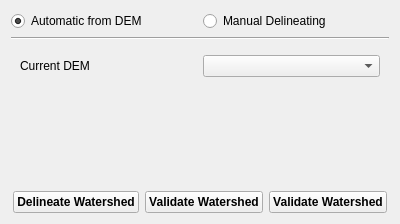
<?xml version="1.0" encoding="UTF-8"?>
<ui version="4.0">
 <class>ReosDelineatingWatershedWidget</class>
 <widget class="QWidget" name="ReosDelineatingWatershedWidget">
  <property name="geometry">
   <rect>
    <x>0</x>
    <y>0</y>
    <width>400</width>
    <height>224</height>
   </rect>
  </property>
  <property name="windowTitle">
   <string>Form</string>
  </property>
  <layout class="QVBoxLayout" name="verticalLayout">
   <item>
    <layout class="QHBoxLayout" name="horizontalLayout_2">
     <item>
      <widget class="QRadioButton" name="mRadioButtonAutomatic">
       <property name="text">
        <string>Automatic from DEM</string>
       </property>
       <property name="checked">
        <bool>true</bool>
       </property>
      </widget>
     </item>
     <item>
      <widget class="QRadioButton" name="mRadioButtonManual">
       <property name="text">
        <string>Manual Delineating</string>
       </property>
      </widget>
     </item>
    </layout>
   </item>
   <item>
    <widget class="Line" name="line">
     <property name="orientation">
      <enum>Qt::Horizontal</enum>
     </property>
    </widget>
   </item>
   <item>
    <widget class="QWidget" name="mCurrentDemWidget" native="true">
     <layout class="QHBoxLayout" name="horizontalLayout_3">
      <item>
       <widget class="QLabel" name="label">
        <property name="text">
         <string>Current DEM</string>
        </property>
       </widget>
      </item>
      <item>
       <widget class="ReosDigitalElevationModelComboBox" name="comboBoxDem"/>
      </item>
     </layout>
    </widget>
   </item>
   <item>
    <spacer name="verticalSpacer">
     <property name="orientation">
      <enum>Qt::Vertical</enum>
     </property>
     <property name="sizeHint" stdset="0">
      <size>
       <width>20</width>
       <height>40</height>
      </size>
     </property>
    </spacer>
   </item>
   <item>
    <layout class="QHBoxLayout" name="horizontalLayout">
     <item>
      <spacer name="horizontalSpacer">
       <property name="orientation">
        <enum>Qt::Horizontal</enum>
       </property>
       <property name="sizeHint" stdset="0">
        <size>
         <width>40</width>
         <height>20</height>
        </size>
       </property>
      </spacer>
     </item>
     <item>
      <widget class="QPushButton" name="mPushButtonDelineate">
       <property name="font">
        <font>
         <weight>75</weight>
         <bold>true</bold>
        </font>
       </property>
       <property name="text">
        <string>Delineate Watershed</string>
       </property>
      </widget>
     </item>
     <item>
      <widget class="QPushButton" name="mPushButtonValidateAutomatic">
       <property name="font">
        <font>
         <weight>75</weight>
         <bold>true</bold>
        </font>
       </property>
       <property name="text">
        <string>Validate Watershed</string>
       </property>
      </widget>
     </item>
     <item>
      <widget class="QPushButton" name="mPushButtonValidateManual">
       <property name="font">
        <font>
         <weight>75</weight>
         <bold>true</bold>
        </font>
       </property>
       <property name="text">
        <string>Validate Watershed</string>
       </property>
      </widget>
     </item>
     <item>
      <spacer name="horizontalSpacer_2">
       <property name="orientation">
        <enum>Qt::Horizontal</enum>
       </property>
       <property name="sizeHint" stdset="0">
        <size>
         <width>40</width>
         <height>20</height>
        </size>
       </property>
      </spacer>
     </item>
    </layout>
   </item>
  </layout>
 </widget>
 <customwidgets>
  <customwidget>
   <class>ReosDigitalElevationModelComboBox</class>
   <extends>QComboBox</extends>
   <header>reosdigitalelevationmodelcombobox.h</header>
  </customwidget>
 </customwidgets>
 <resources/>
 <connections/>
</ui>
